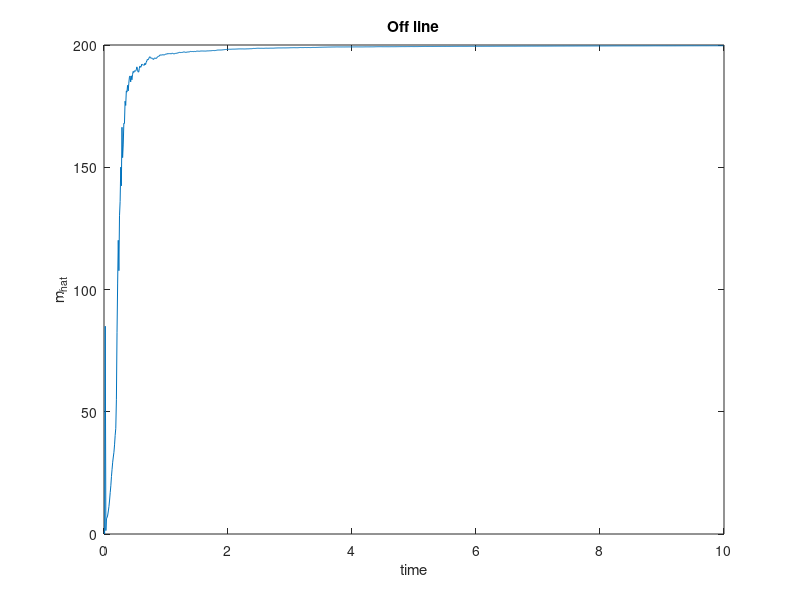

Here is the MATLAB script that generated this plot:
clear;clc;

totaltime=10;
delta=0.01;
totalstep=totaltime/delta;

m=200;
m_hat=[0:1:totalstep-1]*0.000000001;
yarray=m_hat;
u=m_hat;
for i=1:totalstep
    disturbance=(-1+rand);%-0.2<d<0.2
    noise=(-1+rand);%-0.2<d<0.2
    
    num=sum(yarray.*u);
    den=sum(yarray.*yarray);
    m_hat(i)=num/den;
    u(i)=m_hat(i)*(yarray(i)+noise)+disturbance;
    
    yarray(i+1)=u(i)/m;
end;


m_error=(m-m_hat(1000));

plot([0:1:totalstep-1]*delta,m_hat);
title('Off line');
xlabel('time');
ylabel('m_h_a_t');
